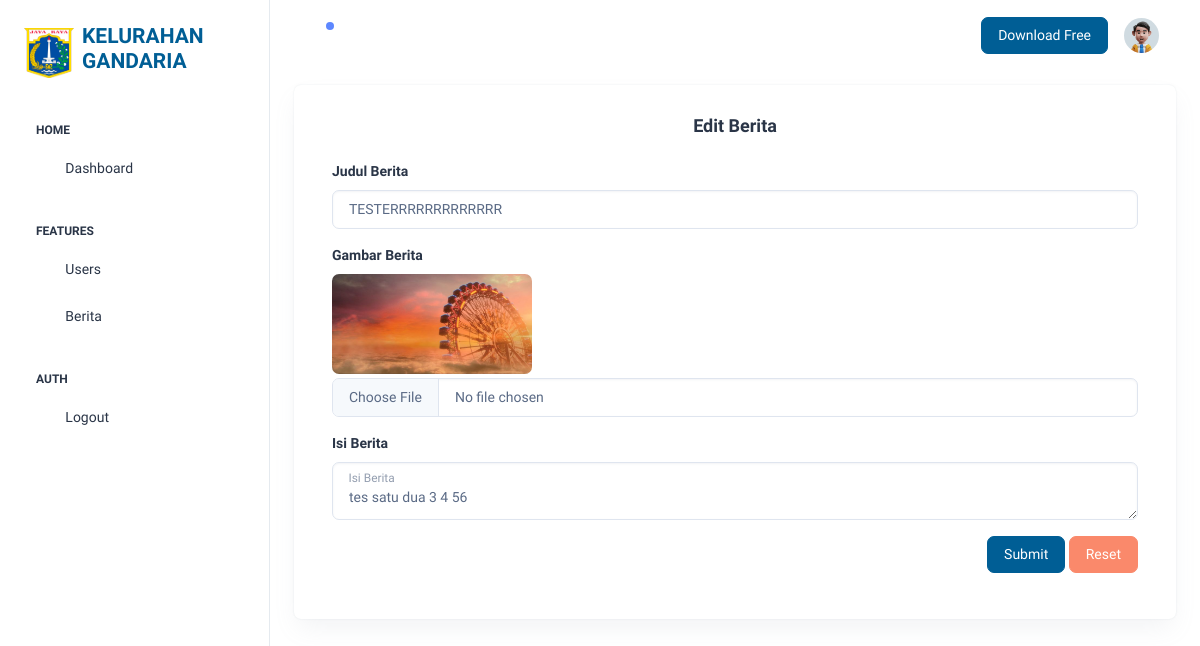
Screenshot of /admin/editBerita.php?id=7 (signed in) with the database file from the repository.
### tables this page shows
CREATE TABLE `berita` (
  `id` int(11) NOT NULL,
  `judul` varchar(255) NOT NULL,
  `author` varchar(10) NOT NULL,
  `gambar` varchar(255) NOT NULL,
  `isi` text NOT NULL,
  `created_at` timestamp NOT NULL DEFAULT current_timestamp() ON UPDATE current_timestamp()
);

### admin/editBerita.php (the view, shortened to what this page needs)
<?php
require './../config/authFunction.php';
if (isset($_GET['id'])) {
    $idBerita = $_GET['id'];
    $query = "SELECT * FROM berita WHERE id = '$idBerita'";
    $result = mysqli_query($conn, $query);
    $berita = mysqli_fetch_assoc($result);
} else {
    echo "<script>window.history.back()</script>";
}
?>
<!doctype html>
<html lang="en">
<head>
    <link rel="stylesheet" href="assets/css/styles.min.css" />
</head>
<body>
    <div class="page-wrapper" id="main-wrapper" data-layout="vertical" data-navbarbg="skin6" data-sidebartype="full"
        data-sidebar-position="fixed" data-header-position="fixed">
        <?php require './component/sidebar.php'; ?>
        <div class="body-wrapper">
            <?php require './component/header.php'; ?>
            <div class="container-fluid">
                <div class="card">
                    <div class="card-body">
                        <h5 class="card-title fw-semibold mb-4 text-center">Edit Berita</h5>
                        <form action="process/functionBerita.php" method="post" class="px-2"
                            enctype="multipart/form-data">
                            <div class="mb-3">
                                <label for="judul" class="form-label">Judul Berita</label>
                                <input type="text" class="form-control" id="judul" aria-describedby="emailHelp"
                                    name="judul" value="<?= $berita['judul'] ?>">
                            </div>
                            <div class="mb-3">
                                <label for="gambar" class="form-label d-block">Gambar Berita</label>
                                <img src="./../image/berita/<?= $berita['gambar'] ?>" alt=""
                                    style="width: 200px; height: 100px;" class="img-cover img-center rounded mb-1">
                                <input class="form-control" type="file" id="gambar" name="gambar" accept="image/*">
                            </div>
                            <div class="mb-3">
                                <label class="form-label">Isi Berita</label>
                                <div class="form-floating ">
                                    <textarea class="form-control" placeholder="Leave a comment here"
                                        id="floatingTextarea" name="isi"><?= $berita['isi'] ?></textarea>
                                    <label for="floatingTextarea">Isi Berita</label>
                                </div>
                            </div>
                            <div class="mb-3 text-end">
                                <button type="submit" name="editBerita" class="btn btn-primary">Submit</button>
                                <button type="reset" class="btn btn-danger">Reset</button>
                            </div>
                        </form>
                    </div>
                </div>
            </div>
        </div>
    </div>
</body>
</html>

### rows the page displays
berita: judul "TESTERRRRRRRRRRRRR", gambar (picture), isi "tes satu dua 3 4 56"
